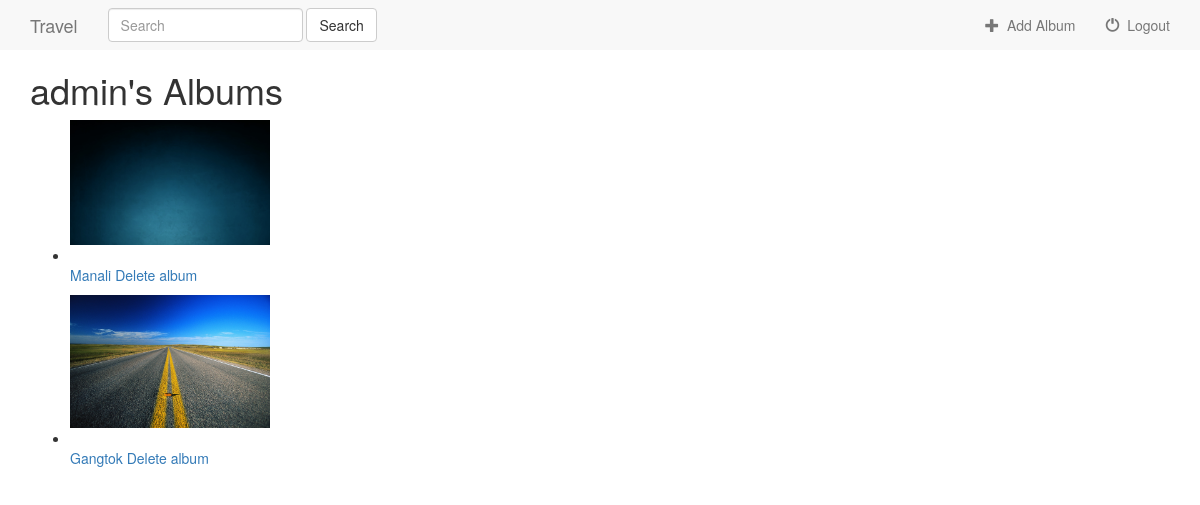
The app's page /travel/ (signed in), older data.
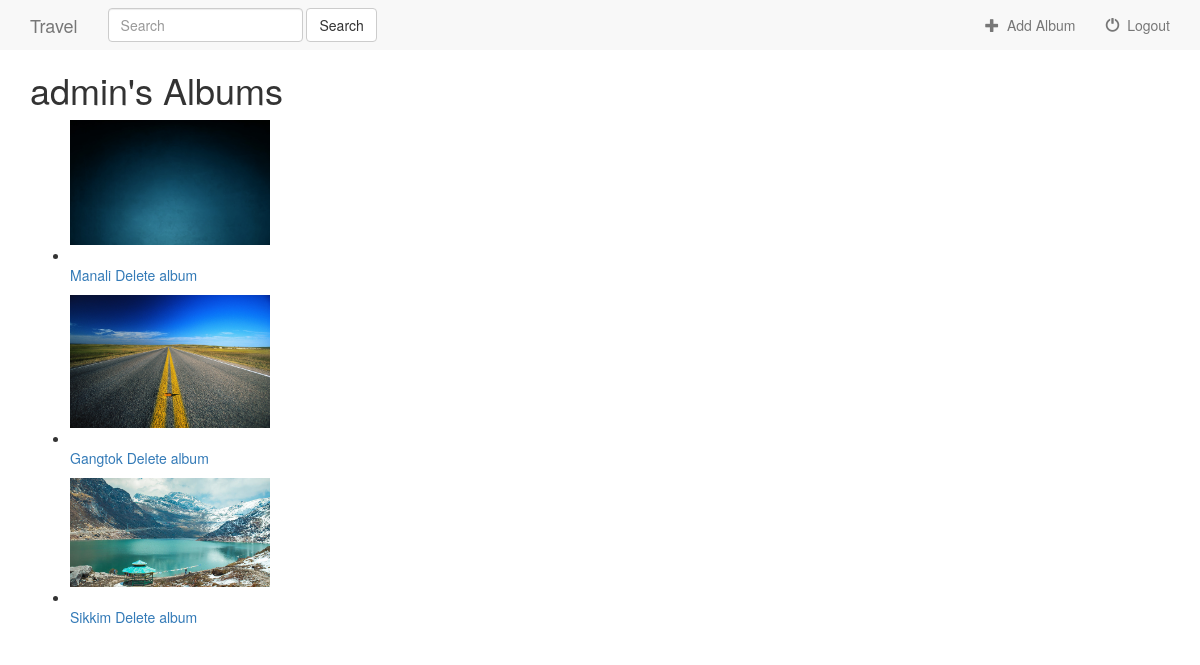
The same page, newer data.
### travel/models.py (models this page shows, shortened)
class Album(models.Model):
    user = models.ForeignKey(User, default=1)
    album_title = models.CharField(max_length=500)
    album_logo = models.ImageField(upload_to='album_logo')

### travel/views.py (the view)
def index(request):
    if not request.user.is_authenticated():
        return render(request, 'travel/login.html')
    else:
        albums = Album.objects.filter(user=request.user)
        all_photos = Photo.objects.all()
        query = request.GET.get("q")
        if query:
            albums = albums.filter(
                Q(album_title__icontains=query)
            ).distinct()
            all_photos = all_photos.filter(
                Q(photo_caption__icontains=query)
            ).distinct()
            context = {
                'albums': albums,
                'photos': all_photos,
            }
            return render(request, 'travel/index.html', context)
        else:
            return render(request, 'travel/index.html', {'albums': albums})

### travel/templates/travel/index.html (shortened to what this page needs)
{% extends 'travel/base.html' %}
{% block body %}
    <div class="container">
        {% if albums %}
             <h1>{{ user.username }}'s Albums</h1>
            {% for album in albums %}
            <ul>
                <li>
                    <img src="{{ album.album_logo.url }}" width="200" height="200" class="img-responsive"><br>
                    <a href="{% url 'travel:details' album.id %}">{{ album.album_title }}</a>
                    <a href="{% url 'travel:delete-album' album.id %}">Delete album</a>
                </li>
            </ul>
            {% endfor %}
        {% else %}
            <h1> You have no albums</h1>
            <a href="{% url 'travel:album-add' %}">Add an album</a>
        {% endif %}
    </div>
{% endblock %}

### travel/templates/travel/base.html (shortened to what this page needs)
<!DOCTYPE html>
<html lang="en">
<head>
    <link rel="stylesheet" type="text/css" href="https://maxcdn.bootstrapcdn.com/bootstrap/3.3.7/css/bootstrap.min.css">
</head>
<body>
    <nav class="nav navbar-default">
        <div class="container-fluid">
            <div class="nav navbar-header">
                <a class="navbar-brand" href="{% url 'travel:index' %}">Travel</a>
            </div>
            <div class="collapse navbar-collapse" id="topNavBar">
                <form class="navbar-form navbar-left" role="search" method="get" action="#">
                    <div class="form-group">
                        <input class="form-control" type="text" placeholder="Search" aria-label="Search">
                    </div>
                    <button type="submit" class="btn btn-default">Search</button>
                </form>
                <ul class="nav navbar-nav navbar-right">
                    <li class="{% block status %}{% endblock %}">
                        <a href="{% url 'travel:album-add' %}">
                            <span class="glyphicon glyphicon-plus" aria-hidden="true"></span>&nbsp; Add Album
                        </a>
                    </li>
                    <li>
                        <a href="#">
                            <span class="glyphicon glyphicon-off" aria-hidden="true"></span>&nbsp; Logout
                        </a>
                    </li>
                </ul>
            </div>
        </div>
    </nav>
{% block body %}
{% endblock %}
</body>
</html>

Row changes from the older to the newer data that the page shows:
added Album: album_logo (picture), album_title "Sikkim"
